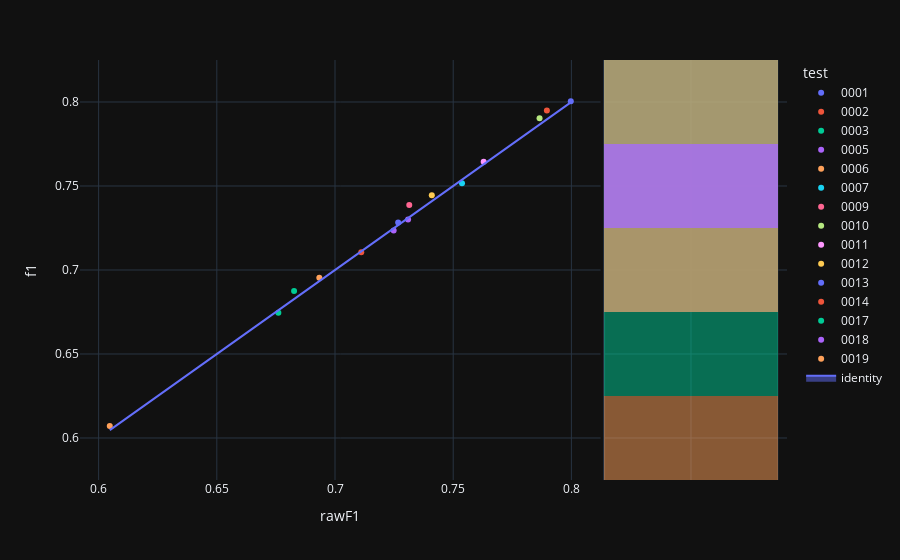

Notebook cell for this chart:
### Code cell
fig=px.scatter(experimentModels_N2,x='rawF1',y='f1',color='test',hover_name='modelId', marginal_y="histogram")
fig.add_trace(
    go.Scatter(x=experimentModels_N2['rawF1'], y=experimentModels_N2['rawF1'], name="identity", mode='lines',fill="toself")
)
fig.show()

### Figure 1 — Plotly figure (JSON) as saved in the notebook; plotly's stock layout.template omitted (floating-point values rounded to 4 significant figures)
{"data": [{"hovertemplate": "<b>%{hovertext}</b><br><br>test=0001<br>rawF1=%{x}<br>f1=%{y}<extra></extra>", "hovertext": ["d79e5be1-85d3-472a-a22e-6481f5b1127b"], "legendgroup": "0001", "marker": {"color": "#636efa", "symbol": "circle"}, "mode": "markers", "name": "0001", "orientation": "v", "showlegend": true, "x": [0.7997], "xaxis": "x", "y": [0.8005], "yaxis": "y", "type": "scatter"}, {"alignmentgroup": "True", "bingroup": "y", "hovertemplate": "test=0001<br>f1=%{y}<br>count=%{x}<extra></extra>", "legendgroup": "0001", "marker": {"color": "#636efa"}, "name": "0001", "offsetgroup": "0001", "opacity": 0.5, "showlegend": false, "xaxis": "x2", "y": [0.8005], "yaxis": "y2", "type": "histogram"}, {"hovertemplate": "<b>%{hovertext}</b><br><br>test=0002<br>rawF1=%{x}<br>f1=%{y}<extra></extra>", "hovertext": ["604deeeb-1744-4dd9-97c3-bda02d1d0d27"], "legendgroup": "0002", "marker": {"color": "#EF553B", "symbol": "circle"}, "mode": "markers", "name": "0002", "orientation": "v", "showlegend": true, "x": [0.7896], "xaxis": "x", "y": [0.7949], "yaxis": "y", "type": "scatter"}, {"alignmentgroup": "True", "bingroup": "y", "hovertemplate": "test=0002<br>f1=%{y}<br>count=%{x}<extra></extra>", "legendgroup": "0002", "marker": {"color": "#EF553B"}, "name": "0002", "offsetgroup": "0002", "opacity": 0.5, "showlegend": false, "xaxis": "x2", "y": [0.7949], "yaxis": "y2", "type": "histogram"}, {"hovertemplate": "<b>%{hovertext}</b><br><br>test=0003<br>rawF1=%{x}<br>f1=%{y}<extra></extra>", "hovertext": ["fd829af9-4256-476c-bc47-c5390cafe144"], "legendgroup": "0003", "marker": {"color": "#00cc96", "symbol": "circle"}, "mode": "markers", "name": "0003", "orientation": "v", "showlegend": true, "x": [0.676], "xaxis": "x", "y": [0.6745], "yaxis": "y", "type": "scatter"}, {"alignmentgroup": "True", "bingroup": "y", "hovertemplate": "test=0003<br>f1=%{y}<br>count=%{x}<extra></extra>", "legendgroup": "0003", "marker": {"color": "#00cc96"}, "name": "0003", "offsetgroup": "0003", "opacity": 0.5, "showlegend": false, "xaxis": "x2", "y": [0.6745], "yaxis": "y2", "type": "histogram"}, {"hovertemplate": "<b>%{hovertext}</b><br><br>test=0005<br>rawF1=%{x}<br>f1=%{y}<extra></extra>", "hovertext": ["9fc96fec-cfb6-405e-8f65-e083b96b4243"], "legendgroup": "0005", "marker": {"color": "#ab63fa", "symbol": "circle"}, "mode": "markers", "name": "0005", "orientation": "v", "showlegend": true, "x": [0.7248], "xaxis": "x", "y": [0.7235], "yaxis": "y", "type": "scatter"}, {"alignmentgroup": "True", "bingroup": "y", "hovertemplate": "test=0005<br>f1=%{y}<br>count=%{x}<extra></extra>", "legendgroup": "0005", "marker": {"color": "#ab63fa"}, "name": "0005", "offsetgroup": "0005", "opacity": 0.5, "showlegend": false, "xaxis": "x2", "y": [0.7235], "yaxis": "y2", "type": "histogram"}, {"hovertemplate": "<b>%{hovertext}</b><br><br>test=0006<br>rawF1=%{x}<br>f1=%{y}<extra></extra>", "hovertext": ["e2547620-adc4-4bd4-9296-83d8386b6430"], "legendgroup": "0006", "marker": {"color": "#FFA15A", "symbol": "circle"}, "mode": "markers", "name": "0006", "orientation": "v", "showlegend": true, "x": [0.6047], "xaxis": "x", "y": [0.6072], "yaxis": "y", "type": "scatter"}, {"alignmentgroup": "True", "bingroup": "y", "hovertemplate": "test=0006<br>f1=%{y}<br>count=%{x}<extra></extra>", "legendgroup": "0006", "marker": {"color": "#FFA15A"}, "name": "0006", "offsetgroup": "0006", "opacity": 0.5, "showlegend": false, "xaxis": "x2", "y": [0.6072], "yaxis": "y2", "type": "histogram"}, {"hovertemplate": "<b>%{hovertext}</b><br><br>test=0007<br>rawF1=%{x}<br>f1=%{y}<extra></extra>", "hovertext": ["04b442ab-22b5-48a7-a1c0-072c20a626f0"], "legendgroup": "0007", "marker": {"color": "#19d3f3", "symbol": "circle"}, "mode": "markers", "name": "0007", "orientation": "v", "showlegend": true, "x": [0.7537], "xaxis": "x", "y": [0.7517], "yaxis": "y", "type": "scatter"}, {"alignmentgroup": "True", "bingroup": "y", "hovertemplate": "test=0007<br>f1=%{y}<br>count=%{x}<extra></extra>", "legendgroup": "0007", "marker": {"color": "#19d3f3"}, "name": "0007", "offsetgroup": "0007", "opacity": 0.5, "showlegend": false, "xaxis": "x2", "y": [0.7517], "yaxis": "y2", "type": "histogram"}, {"hovertemplate": "<b>%{hovertext}</b><br><br>test=0009<br>rawF1=%{x}<br>f1=%{y}<extra></extra>", "hovertext": ["0d3a86ae-0c6c-4b2b-a26b-fad23892331c"], "legendgroup": "0009", "marker": {"color": "#FF6692", "symbol": "circle"}, "mode": "markers", "name": "0009", "orientation": "v", "showlegend": true, "x": [0.7314], "xaxis": "x", "y": [0.7387], "yaxis": "y", "type": "scatter"}, {"alignmentgroup": "True", "bingroup": "y", "hovertemplate": "test=0009<br>f1=%{y}<br>count=%{x}<extra></extra>", "legendgroup": "0009", "marker": {"color": "#FF6692"}, "name": "0009", "offsetgroup": "0009", "opacity": 0.5, "showlegend": false, "xaxis": "x2", "y": [0.7387], "yaxis": "y2", "type": "histogram"}, {"hovertemplate": "<b>%{hovertext}</b><br><br>test=0010<br>rawF1=%{x}<br>f1=%{y}<extra></extra>", "hovertext": ["caf69e05-ecee-4093-b879-c3f91599d0af"], "legendgroup": "0010", "marker": {"color": "#B6E880", "symbol": "circle"}, "mode": "markers", "name": "0010", "orientation": "v", "showlegend": true, "x": [0.7865], "xaxis": "x", "y": [0.7903], "yaxis": "y", "type": "scatter"}, {"alignmentgroup": "True", "bingroup": "y", "hovertemplate": "test=0010<br>f1=%{y}<br>count=%{x}<extra></extra>", "legendgroup": "0010", "marker": {"color": "#B6E880"}, "name": "0010", "offsetgroup": "0010", "opacity": 0.5, "showlegend": false, "xaxis": "x2", "y": [0.7903], "yaxis": "y2", "type": "histogram"}, {"hovertemplate": "<b>%{hovertext}</b><br><br>test=0011<br>rawF1=%{x}<br>f1=%{y}<extra></extra>", "hovertext": ["ed3f6f59-4859-4d08-b747-68d09e29b921"], "legendgroup": "0011", "marker": {"color": "#FF97FF", "symbol": "circle"}, "mode": "markers", "name": "0011", "orientation": "v", "showlegend": true, "x": [0.7629], "xaxis": "x", "y": [0.7645], "yaxis": "y", "type": "scatter"}, {"alignmentgroup": "True", "bingroup": "y", "hovertemplate": "test=0011<br>f1=%{y}<br>count=%{x}<extra></extra>", "legendgroup": "0011", "marker": {"color": "#FF97FF"}, "name": "0011", "offsetgroup": "0011", "opacity": 0.5, "showlegend": false, "xaxis": "x2", "y": [0.7645], "yaxis": "y2", "type": "histogram"}, {"hovertemplate": "<b>%{hovertext}</b><br><br>test=0012<br>rawF1=%{x}<br>f1=%{y}<extra></extra>", "hovertext": ["a3abdc6c-1e79-45d2-90a9-06416c8ffa59"], "legendgroup": "0012", "marker": {"color": "#FECB52", "symbol": "circle"}, "mode": "markers", "name": "0012", "orientation": "v", "showlegend": true, "x": [0.7409], "xaxis": "x", "y": [0.7445], "yaxis": "y", "type": "scatter"}, {"alignmentgroup": "True", "bingroup": "y", "hovertemplate": "test=0012<br>f1=%{y}<br>count=%{x}<extra></extra>", "legendgroup": "0012", "marker": {"color": "#FECB52"}, "name": "0012", "offsetgroup": "0012", "opacity": 0.5, "showlegend": false, "xaxis": "x2", "y": [0.7445], "yaxis": "y2", "type": "histogram"}, {"hovertemplate": "<b>%{hovertext}</b><br><br>test=0013<br>rawF1=%{x}<br>f1=%{y}<extra></extra>", "hovertext": ["7004596b-b1ca-4324-8901-a0778774435f"], "legendgroup": "0013", "marker": {"color": "#636efa", "symbol": "circle"}, "mode": "markers", "name": "0013", "orientation": "v", "showlegend": true, "x": [0.7267], "xaxis": "x", "y": [0.7283], "yaxis": "y", "type": "scatter"}, {"alignmentgroup": "True", "bingroup": "y", "hovertemplate": "test=0013<br>f1=%{y}<br>count=%{x}<extra></extra>", "legendgroup": "0013", "marker": {"color": "#636efa"}, "name": "0013", "offsetgroup": "0013", "opacity": 0.5, "showlegend": false, "xaxis": "x2", "y": [0.7283], "yaxis": "y2", "type": "histogram"}, {"hovertemplate": "<b>%{hovertext}</b><br><br>test=0014<br>rawF1=%{x}<br>f1=%{y}<extra></extra>", "hovertext": ["b53310fe-00ec-479d-9bfa-8f290e751d12"], "legendgroup": "0014", "marker": {"color": "#EF553B", "symbol": "circle"}, "mode": "markers", "name": "0014", "orientation": "v", "showlegend": true, "x": [0.7111], "xaxis": "x", "y": [0.7105], "yaxis": "y", "type": "scatter"}, {"alignmentgroup": "True", "bingroup": "y", "hovertemplate": "test=0014<br>f1=%{y}<br>count=%{x}<extra></extra>", "legendgroup": "0014", "marker": {"color": "#EF553B"}, "name": "0014", "offsetgroup": "0014", "opacity": 0.5, "showlegend": false, "xaxis": "x2", "y": [0.7105], "yaxis": "y2", "type": "histogram"}, {"hovertemplate": "<b>%{hovertext}</b><br><br>test=0017<br>rawF1=%{x}<br>f1=%{y}<extra></extra>", "hovertext": ["578d1542-3fb4-47a1-9d2b-58dd25c765ac"], "legendgroup": "0017", "marker": {"color": "#00cc96", "symbol": "circle"}, "mode": "markers", "name": "0017", "orientation": "v", "showlegend": true, "x": [0.6827], "xaxis": "x", "y": [0.6875], "yaxis": "y", "type": "scatter"}, {"alignmentgroup": "True", "bingroup": "y", "hovertemplate": "test=0017<br>f1=%{y}<br>count=%{x}<extra></extra>", "legendgroup": "0017", "marker": {"color": "#00cc96"}, "name": "0017", "offsetgroup": "0017", "opacity": 0.5, "showlegend": false, "xaxis": "x2", "y": [0.6875], "yaxis": "y2", "type": "histogram"}, {"hovertemplate": "<b>%{hovertext}</b><br><br>test=0018<br>rawF1=%{x}<br>f1=%{y}<extra></extra>", "hovertext": ["31ed4519-9d74-4339-ac68-efa3f02eff43"], "legendgroup": "0018", "marker": {"color": "#ab63fa", "symbol": "circle"}, "mode": "markers", "name": "0018", "orientation": "v", "showlegend": true, "x": [0.7309], "xaxis": "x", "y": [0.7301], "yaxis": "y", "type": "scatter"}, {"alignmentgroup": "True", "bingroup": "y", "hovertemplate": "test=0018<br>f1=%{y}<br>count=%{x}<extra></extra>", "legendgroup": "0018", "marker": {"color": "#ab63fa"}, "name": "0018", "offsetgroup": "0018", "opacity": 0.5, "showlegend": false, "xaxis": "x2", "y": [0.7301], "yaxis": "y2", "type": "histogram"}, {"hovertemplate": "<b>%{hovertext}</b><br><br>test=0019<br>rawF1=%{x}<br>f1=%{y}<extra></extra>", "hovertext": ["d47ade15-c1f2-4a60-a813-dfa7c35c1cdf"], "legendgroup": "0019", "marker": {"color": "#FFA15A", "symbol": "circle"}, "mode": "markers", "name": "0019", "orientation": "v", "showlegend": true, "x": [0.6934], "xaxis": "x", "y": [0.6954], "yaxis": "y", "type": "scatter"}, {"alignmentgroup": "True", "bingroup": "y", "hovertemplate": "test=0019<br>f1=%{y}<br>count=%{x}<extra></extra>", "legendgroup": "0019", "marker": {"color": "#FFA15A"}, "name": "0019", "offsetgroup": "0019", "opacity": 0.5, "showlegend": false, "xaxis": "x2", "y": [0.6954], "yaxis": "y2", "type": "histogram"}, {"fill": "toself", "mode": "lines", "name": "identity", "x": [0.7997, 0.7896, 0.676, 0.7248, 0.6047, 0.7537, 0.7314, 0.7865, 0.7629, 0.7409, 0.7267, 0.7111, 0.6827, 0.7309, 0.6934], "y": [0.7997, 0.7896, 0.676, 0.7248, 0.6047, 0.7537, 0.7314, 0.7865, 0.7629, 0.7409, 0.7267, 0.7111, 0.6827, 0.7309, 0.6934], "type": "scatter"}], "layout": {"xaxis": {"anchor": "y", "domain": [0.0, 0.7363], "title": {"text": "rawF1"}}, "yaxis": {"anchor": "x", "domain": [0.0, 1.0], "title": {"text": "f1"}}, "xaxis2": {"anchor": "y2", "domain": [0.7413, 1.0], "matches": "x2", "showticklabels": false, "showline": false, "ticks": "", "showgrid": true}, "yaxis2": {"anchor": "x2", "domain": [0.0, 1.0], "matches": "y", "showticklabels": false, "showgrid": true}, "legend": {"title": {"text": "test"}, "tracegroupgap": 0}, "margin": {"t": 60}, "barmode": "overlay"}}
